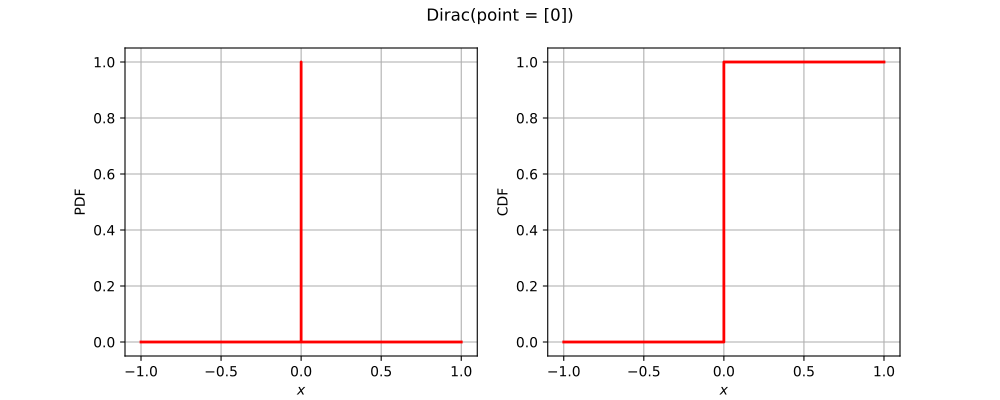

Recreate this plot in Python.
import openturns as ot
from matplotlib import pyplot as plt
from openturns.viewer import View
if ot.Dirac().__class__.__name__ == 'Bernoulli':
    distribution = ot.Bernoulli(0.7)
elif ot.Dirac().__class__.__name__ == 'Binomial':
    distribution = ot.Binomial(5, 0.2)
elif ot.Dirac().__class__.__name__ == 'Hypergeometric':
    distribution = ot.Hypergeometric(10, 4, 7)
elif ot.Dirac().__class__.__name__ == 'ComposedDistribution':
    copula = ot.IndependentCopula(2)
    marginals = [ot.Uniform(1.0, 2.0), ot.Normal(2.0, 3.0)]
    distribution = ot.ComposedDistribution(marginals, copula)
elif ot.Dirac().__class__.__name__ == 'CumulativeDistributionNetwork':
    coll = [ot.Normal(2),ot.Dirichlet([0.5, 1.0, 1.5])]
    distribution = ot.CumulativeDistributionNetwork(coll, ot.BipartiteGraph([[0,1], [0,1]]))
elif ot.Dirac().__class__.__name__ == 'Histogram':
    distribution = ot.Histogram([-1.0, 0.5, 1.0, 2.0], [0.45, 0.4, 0.15])
elif ot.Dirac().__class__.__name__ == 'KernelMixture':
    kernel = ot.Uniform()
    sample = ot.Normal().getSample(5)
    bandwith = [1.0]
    distribution = ot.KernelMixture(kernel, bandwith, sample)
elif ot.Dirac().__class__.__name__ == 'MaximumDistribution':
    coll = [ot.Uniform(2.5, 3.5), ot.LogUniform(1.0, 1.2), ot.Triangular(2.0, 3.0, 4.0)]
    distribution = ot.MaximumDistribution(coll)
elif ot.Dirac().__class__.__name__ == 'Multinomial':
    distribution = ot.Multinomial(5, [0.2])
elif ot.Dirac().__class__.__name__ == 'RandomMixture':
    coll = [ot.Triangular(0.0, 1.0, 5.0), ot.Uniform(-2.0, 2.0)]
    weights = [0.8, 0.2]
    cst = 3.0
    distribution = ot.RandomMixture(coll, weights, cst)
elif ot.Dirac().__class__.__name__ == 'TruncatedDistribution':
    distribution = ot.TruncatedDistribution(ot.Normal(2.0, 1.5), 1.0, 4.0)
elif ot.Dirac().__class__.__name__ == 'UserDefined':
    distribution = ot.UserDefined([[0.0], [1.0], [2.0]], [0.2, 0.7, 0.1])
elif ot.Dirac().__class__.__name__ == 'ZipfMandelbrot':
    distribution = ot.ZipfMandelbrot(10, 2.5, 0.3)
else:
    distribution = ot.Dirac()
dimension = distribution.getDimension()
title = str(distribution)[:100].split('\n')[0]
if dimension == 1:
    distribution.setDescription(['$x$'])
    pdf_graph = distribution.drawPDF()
    cdf_graph = distribution.drawCDF()
    fig = plt.figure(figsize=(10, 4))
    pdf_axis = fig.add_subplot(121)
    cdf_axis = fig.add_subplot(122)
    View(pdf_graph, figure=fig, axes=[pdf_axis], add_legend=False)
    View(cdf_graph, figure=fig, axes=[cdf_axis], add_legend=False)
    fig.suptitle(title)
elif dimension == 2:
    distribution.setDescription(['$x_1$', '$x_2$'])
    pdf_graph = distribution.drawPDF()
    pdf_graph.setTitle(title)
    fig = plt.figure(figsize=(10, 5))
    pdf_axis = fig.add_subplot(111)
    View(pdf_graph, figure=fig, axes=[pdf_axis], add_legend=False, square_axes=True)
